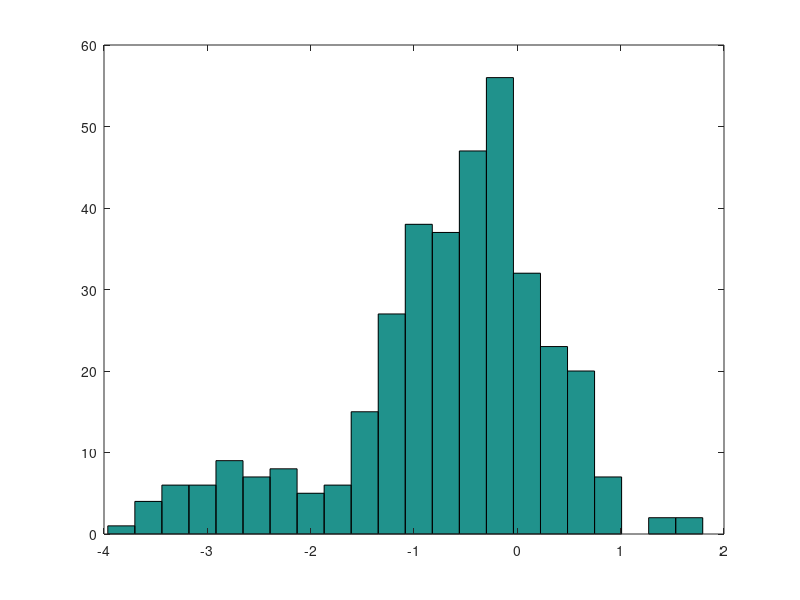
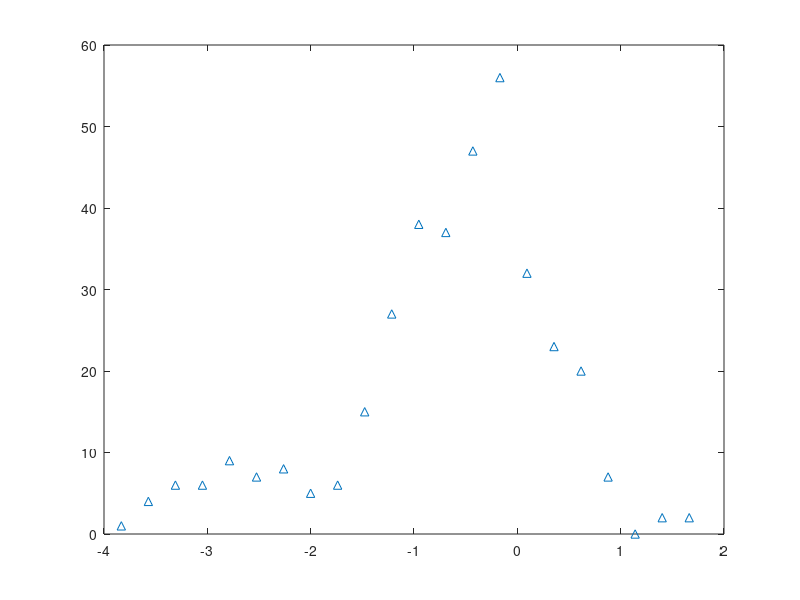
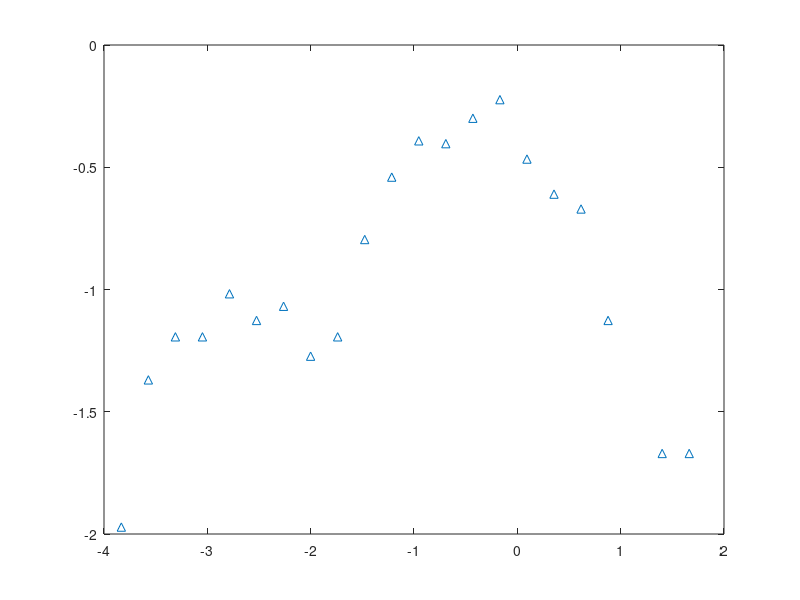
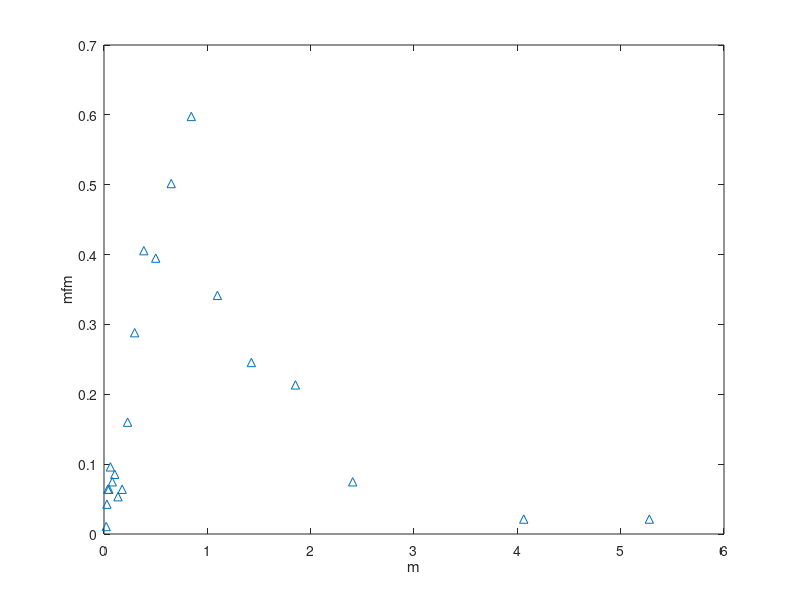

The MATLAB script that drew these images, in order: (Note: this script raises an error after producing the figures.)
%plotting it on the histogram
%NGC6611 data and size
Mass1 = load('MNGC6611.mat');
Mass1 = Mass1.highmass; 
Mass2 = load('lowmassNGC6611.mat');
Mass2 = Mass2.lowmass;
Mass = [Mass1 ;Mass2];
Mass = sort(Mass);
[n,m] = size(Mass); 

lm1 = log(Mass); 
%------------------mass spectrum------------------%
[n,m] = size(Mass);% n is the number of data points 
nbins = 2*(n)^(2/5);
nbins = ceil(nbins);

hist(log(Mass),nbins)%%%% this is plotting in logspace with fixed distances.
[counts,centers] = hist(log(Mass),nbins);


figure
plot(centers,counts,'^')


w = centers(1,2) - centers(1,1) 

fm = counts./(w.*n);%this is mf which is probability

figure
plot (centers,log10(fm),'^')


lx1 = centers;%note this is ln and not log10
x1 = exp(lx1);
y1 = fm;%this is mfm
mly1 = log10(fm);

[m1,n1] = size(centers)
for i = 1:n1
    if mly1(1,i) == -Inf
        mly1(1,i) = NaN;
        y1(1,i) = NaN;
        x1(1,i) = NaN;
        lx1(1,i) = NaN;
    end
end
mly1(isnan(mly1)) = [];
x1(isnan(x1)) = [];
lx1(isnan(lx1)) = [];
y1(isnan(y1)) = [];
logx1 = log10(x1); 


figure 
plot(x1, y1,'^')
xlabel m
ylabel mfm

figure
plot(x1, mly1,'^')
xlabel m
ylabel logmfm
hold on 
[k,l] = size(x1)

%------------plotting LOG M vs. LOG (MFM) MLP for the paramters---------%
figure
p1 = stairs(log10(x1), mly1,'k')
xlabel logm
ylabel logmf(m)
hold on 

%plotting MLP
a = 4.3833;
b = -0.9225;
c = 0.9958;
x0 = logspace(-2,1,100); % these are linear values but logarithmically distirbuted.
y0 = log10((a.*0.5).*exp((a.*b)+((a.*c).^2.*0.5)).*x0.^(-a).*erfc(((a.*c)-((log(x0)-b)./c))./sqrt(2)));
p2 = plot(log10(x0),y0,'g')

%------------plotting LOG M vs. LOG (MFM)chab for the paramters---------%
hold on 
%plotting lognormal
mu =  -1.0303
sigma = 0.8936
x = logspace(-2,0,100);
y = log10(normpdf(log(x),mu1,sigma1));
p3 = plot(log10(x),y,'r')
hold on 
%plotting pareto
alpha = -3.2667
x0 = logspace(0,1,100);
y0 = log10(0.021.*-(alpha + 1).*x0.^(alpha + 1));
plot(log10(x0),y0,'r')
hold on
%------------plotting LOG M vs. LOG (MFM) Kroupa for the paramters---------%
alpha1 = 0.8842
alpha2 = 0.3745
alpha3 = -2.52
xmax1 = 0.08 ;
xmax2 = 0.50 ;

power = @(x) (alpha1 + 1).*(xmax1.^(-alpha1-1)).*x.^(alpha1+1);
trunc = @(x) (alpha2 + 1).*((xmax2.^(alpha2+1)-xmax1.^(alpha2+1)).^(-1)).*x.^(alpha2+1); 
pareto1 = @(x) -(alpha3 + 1).*(xmax2.^(-alpha3-1)).*x.^(alpha3 + 1);


%plotting power
x = logspace(-2,-1.0969,100);
y = log10(0.058.*power(x));
p4 = plot(log10(x),y,'b')
hold on 
x = logspace(-1.0969,-0.3010,100);
y = log10(0.9.*trunc(x));
plot(log10(x),y,'b')
hold on 
x = logspace(-0.3010,1,100);
y = log10(0.9.*pareto1(x));
plot(log10(x),y,'b')

legend([p1,p2,p3,p4],'NGC6611','MLP','Chabrier','Kroupa')